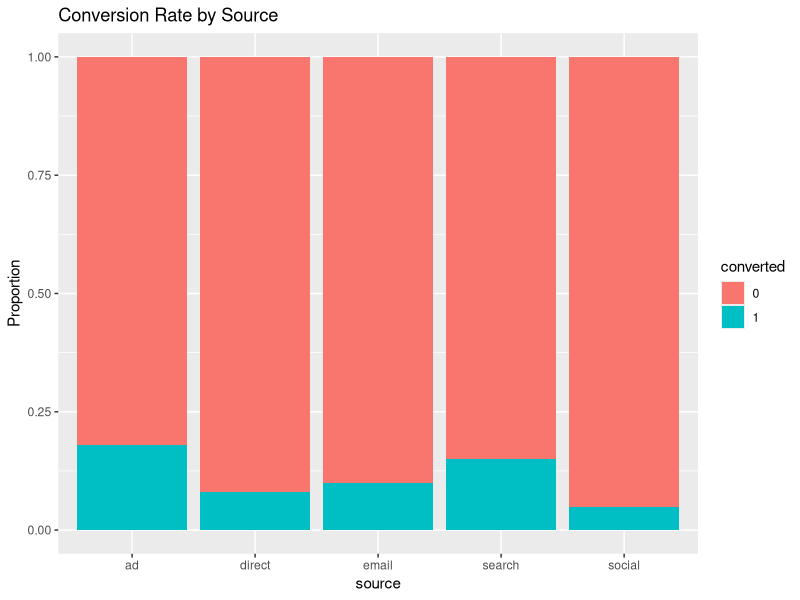
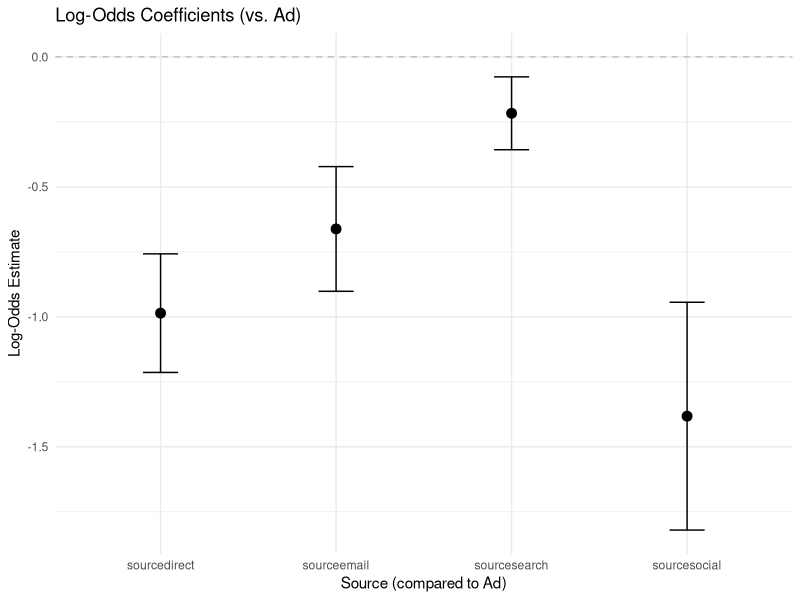
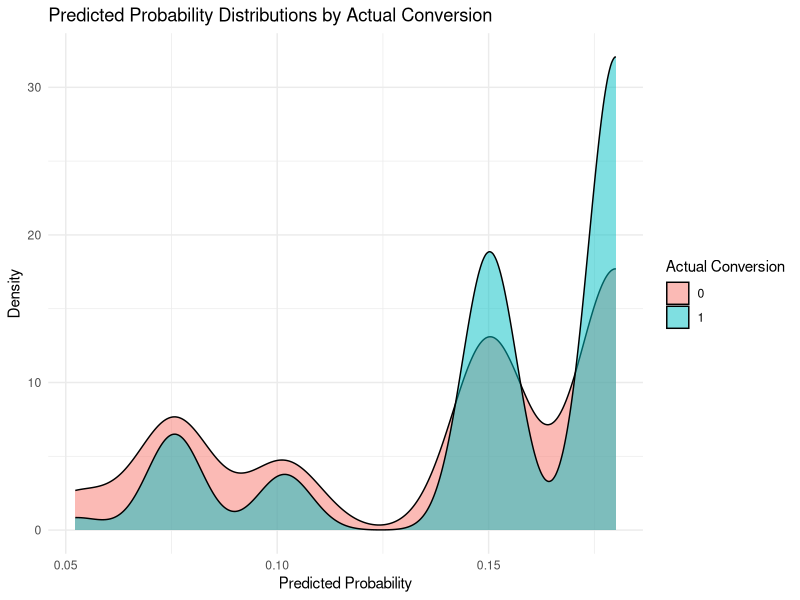
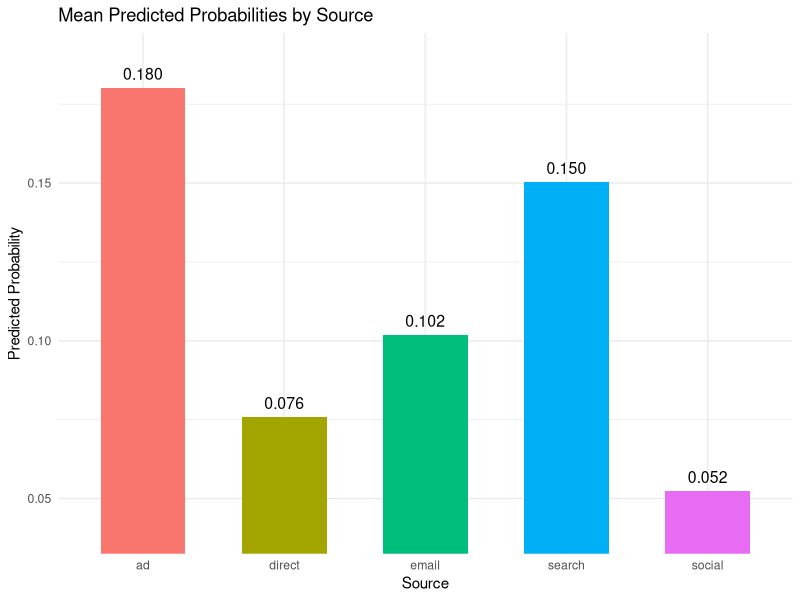

Here is the R script that generated these plots, in order:
# ================================================================
# Logistic Regression for Conversion Prediction
# Dataset: Simulated Web Sessions with Timestamp
# Goal: Predict whether a session results in a conversion (1 or 0)
# Author: Joe Domaleski
# Date: [Update with current date]
# ================================================================

# ==== Step 0: Setup ====
set.seed(42)

# Load libraries
library(dplyr)
library(ggplot2)
library(lubridate)
library(caret)
library(tibble)


# ==== Step 1: Load Data ====
data <- read.csv("simulated_sessions_with_timestamp.csv", stringsAsFactors = TRUE)

# ==== Step 2: Feature Engineering ====
data$timestamp <- ymd_hms(data$timestamp)
data$hour <- hour(data$timestamp)

# Extract categorical variables
data$source <- as.factor(data$source)
data$converted <- as.factor(data$converted)

# ==== Step 3: Exploratory Data Analysis ====
ggplot(data, aes(x = source, fill = converted)) +
  geom_bar(position = "fill") +
  labs(title = "Conversion Rate by Source", y = "Proportion")

# ==== Step 4: Data Splitting (80/20) ====
train_index <- createDataPartition(data$converted, p = 0.8, list = FALSE)
train_data <- data[train_index, c("source", "converted")]
test_data  <- data[-train_index, c("source", "converted")]

# ==== Step 5: Fit Logistic Regression Model ====
model <- glm(converted ~ source, data = train_data, family = binomial)
summary(model)

# Plot Logistic Regression Coefficients
coef_df <- summary(model)$coefficients %>%
  as.data.frame() %>%
  rownames_to_column("term") %>%
  filter(term != "(Intercept)") %>%
  mutate(lower = Estimate - 1.96 * `Std. Error`,
         upper = Estimate + 1.96 * `Std. Error`)

ggplot(coef_df, aes(x = term, y = Estimate)) +
  geom_point(size = 3) +
  geom_errorbar(aes(ymin = lower, ymax = upper), width = 0.2) +
  geom_hline(yintercept = 0, linetype = "dashed", color = "gray") +
  labs(title = "Log-Odds Coefficients (vs. Ad)",
       x = "Source (compared to Ad)",
       y = "Log-Odds Estimate") +
  theme_minimal()

# ==== Step 6: Predict on Test Data ====
# Predict probabilities
pred_probs <- predict(model, newdata = test_data, type = "response")

# Classify using 0.5 threshold
pred_class <- ifelse(pred_probs > 0.5, "1", "0")
pred_class <- factor(pred_class, levels = levels(test_data$converted))

# Density Plot of Predicted Probabilities
ggplot(test_data, aes(x = pred_probs, fill = converted)) +
  geom_density(alpha = 0.5) +
  labs(title = "Predicted Probability Distributions by Actual Conversion",
       x = "Predicted Probability",
       y = "Density",
       fill = "Actual Conversion") +
  theme_minimal()

# ==== Step 7: Plot of means and confidence intervals ====

# Add predicted probabilities to test data (if not already added)
test_data$pred_probs <- predict(model, newdata = test_data, type = "response")

# Plot
ggplot(test_data, aes(x = source, y = pred_probs, fill = source)) +
  stat_summary(fun = mean, geom = "bar", width = 0.6) +
  stat_summary(fun.data = mean_cl_normal, geom = "errorbar", width = 0.2) +
  stat_summary(geom = "text",
               fun = mean,
               aes(label = sprintf("%.3f", ..y..)),
               vjust = -0.7,
               size = 4,
               color = "black") +
  coord_cartesian(ylim = c(0.04, 0.19)) +
  labs(title = "Mean Predicted Probabilities by Source",
       x = "Source",
       y = "Predicted Probability") +
  theme_minimal() +
  theme(legend.position = "none")

# ==== Step 8: Print Log-Odds and Probabilities by Source ====
# Extract coefficients
coefs <- coef(model)

# Identify baseline (intercept) source
baseline <- "sourcead"
source_levels <- levels(train_data$source)

# Build table of log-odds and probabilities
summary_table <- data.frame(
  source = source_levels,
  log_odds = NA,
  probability = NA
)

for (i in seq_along(source_levels)) {
  level <- source_levels[i]
  if (level == "ad") {
    log_odds <- coefs["(Intercept)"]
  } else {
    coef_name <- paste0("source", level)
    log_odds <- coefs["(Intercept)"] + ifelse(coef_name %in% names(coefs), coefs[coef_name], NA)
  }
  prob <- 1 / (1 + exp(-log_odds))
  summary_table$log_odds[i] <- round(log_odds, 4)
  summary_table$probability[i] <- round(prob, 4)
}

print(summary_table)
